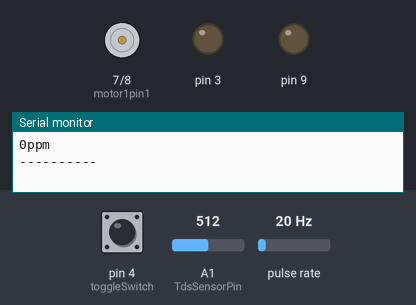
Bench run of a sketch on a simulated Arduino Uno, built with avr-gcc and run on an emulated ATmega328P. Parts: motor-driver pin pairs drawn as motors (green arrow = first pin HIGH = forward, orange = second pin HIGH = backward, longer = more drive), output pins drawn as LEDs (lit = HIGH), the last lines printed to the serial monitor. Wiring (inferred from the names in the program): pulse sensor: data pin 2. Inputs (shaded band) come from the test bench; at power-on: pin 4 (toggleSwitch) HIGH, A1 (TdsSensorPin) = 512, pulse rate 20 Hz. EEPROM starts erased.

Above: at 1.2 s.
1.3 s: pin 4 (toggleSwitch) pulled LOW for 3.2 s
At 6.3 s:
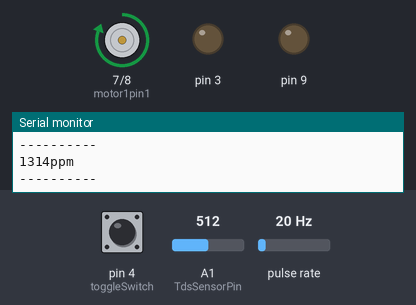
Timing chart, 0 to 58.3 s (numbered marks = the images above; inputs shaded):
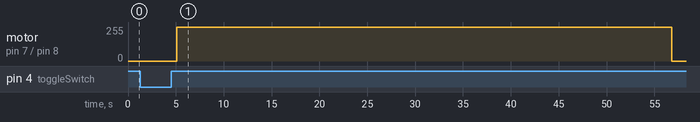

Measured:
- after the input at 1.3 s, motor on pin 7 (motor1pin1) / pin 8 (motor1pin2): stopped → forward 255/255 after 3.8 s, → stopped 51.8 s later

The sketch:

FrugalMasterCode.ino
```cpp
// Motor/Pump Pins
int motor1pin1 = 7; int motor1pin2 = 8;

// UV Pins
int UVpin1 = 6; int UVpin2 = 5;

// Flowmeter pins
//#include "flowmeter.h"
int flowPin = 2;    //This is the input pin on the Arduino
double flowRate;    //This is the value we intend to calculate.
volatile int count;

//Switch
#include <ezButton.h>

ezButton toggleSwitch(4);  // create ezButton object that attach to pin 7;

// TDS setup
#include <EEPROM.h>
#include "GravityTDS.h"
#define TdsSensorPin A1 //Analog 1
GravityTDS gravityTds;

//PI Constants
double kp = 1.5;
double ki = 0.1;
double kd = 1.9;

//PI Constant
double setPoint = 2;

unsigned long currentTime, previousTime;
double elapsedTime, startTime, error, cumError, lastError, input, out, rateError;

float temperature = 25, tdsValue = 0;

//Bluetooth
#include <Wire.h>

#define DEBUG 1

// Library for virtual serial ports over normal pins
#include <SoftwareSerial.h>

SoftwareSerial bluetooth(13, 12); //(rx, tx)

bool doUpdateStatus = false;


int x = 0;

//Loop Variables
int Res1 = 0; int Res2 = 0; //Reservoir Logic Gates
//Init to 0; Not touching

int Speed = 0;//Pump Speed
//Init Pump Speed to 0
//Max without membrane 3 m/s 255 ENA
//Min without membrane 1 m/s 100 ENA

double flowR; //Flowrate
int tdsVal; //TDS Value

// used to update every second
static unsigned long lastRefreshTime = millis();

void setup() {
  // Motor Code
  pinMode(motor1pin1, OUTPUT);
  pinMode(motor1pin2, OUTPUT);
  pinMode(3, OUTPUT);

  //UV Light
  pinMode(9, OUTPUT);

  // TDS Sensor
  gravityTds.setPin(TdsSensorPin);
  gravityTds.setAref(5.0);  //reference voltage on ADC, default 5.0V on Arduino UNO
  gravityTds.setAdcRange(1024);  //1024 for 10bit ADC;4096 for 12bit ADC
  gravityTds.begin();  //initialization

  //Flowmeter
  pinMode(flowPin, INPUT);           //Sets the pin as an input
  attachInterrupt(0, Time, RISING);

  Serial.begin(9600);
  bluetooth.begin(9600);

  bluetooth.write('t');
  bluetooth.write("hello");

  //Switch
  toggleSwitch.setDebounceTime(50); // set debounce time to 50 milliseconds
}

//Program Loop and Logic

void loop() {
  toggleSwitch.loop();
  int state = toggleSwitch.getState();
  flowR = sensorRead();

  //Reservoir Case Structures
  if (state == HIGH) {
    pump_off();
    //serial.write("Filling Up Water...");
    //serial.println();
    UV_off;
    delay(1000);
  }

  else {
    flowR = sensorRead();
    pump_on(Speed);
    UV_off();
    //Pump PI Control
    for (int i = 0; i <= 50; i++) {
      startTime = millis() / 1000;
      Speed = Speed + (computePI(flowRate) / 0.028); //Linearization of Speed Range for Pump (Slope: 0.096)
      //serial.println(Speed);
      if (Speed >= 255) {
        pump_off();
        //serial.write("Replace Micron Filter");
        //serial.println();
        delay(30000);
        Speed = 0;
      }
      else if (Speed < 0) {
        Speed = 80;
      }
      pump_on(Speed);
      delay(1000);
      flowR = sensorRead();
    }
    //serial.write("System Active");
    //serial.println();
    //serial.print(Speed);
    pump_off();
    //serial.write("Stop Pouring Water!");
    //serial.println();
    delay(1000);
    for (int i = 0; i <= 5; i++) { //Pump off and wait 5 seconds for system to settle
      flowR = sensorRead();
      delay(1000);
    }
    UV_on();
    //serial.write("UV Filtering, Please Wait");
    for (int i = 0; i <= 200; i++) { //UV Filter on for 200 seconds
      delay(1000);
    }
    UV_off();
    //serial.write("Ready to Drink");
  }
}

//Function Definitions
void Time()
{
  count++; //Every time this function is called, increment "count" by 1
}

void pump_on(int speed) {
  //Controlling speed (150 < Speed < 255)
  analogWrite(3, speed); //ENB pin
  digitalWrite(motor1pin1, HIGH);
  digitalWrite(motor1pin2, LOW);
}

void pump_off() {
  analogWrite(3, 0); //ENB pin
  digitalWrite(motor1pin1, LOW);
  digitalWrite(motor1pin2, LOW);
}

void UV_on() {
  // UV (High/Low)
  analogWrite(9, 125); //ENA pin
  digitalWrite(UVpin1, HIGH);
  digitalWrite(UVpin2, LOW);
}

void UV_off() {
  analogWrite(9, 0); //ENA pin
  digitalWrite(UVpin1, LOW);
  digitalWrite(UVpin2, LOW);
}

int Flowmeter() {
  //Flowmeter

  //Controlling spin direction of motors:
  count = 0;      // Reset the counter so we start counting from 0 again
  interrupts();   //Enables interrupts on the Arduino
  delay (1000);   //Wait 1 second
  noInterrupts(); //Disable the interrupts on the Arduino

  //Start the math
  flowRate = (count * 2.25); //Take counted pulses in the last second and multiply by 2.25mL
  flowRate = flowRate / 1000;   //Convert mL to Liters, giving you Liters / Minute
  flowRate = flowRate / 0.03167; //convert to m/s

  //Serial Print Readings
  //serial.print(flowRate); //Plot Var
  //serial.write(" m/sec");
  //serial.println();
  return flowRate;
}

int TDS() {
  //TDS Sensor
  gravityTds.setTemperature(temperature);  // set the temperature and execute temperature compensation
  gravityTds.update();  //sample and calculate
  int tdsValue = gravityTds.getTdsValue();  // then get the value
  Serial.print(tdsVal); //Plot Var
  Serial.write("ppm");
  Serial.println();
  return tdsValue;
}

int sensorRead() {
  //Sensor Readings
  flowR = Flowmeter();
  tdsVal = TDS();

  Serial.write("----------");
  Serial.println();

  sendData();
}

int computePI(double inp) {

  currentTime = (millis() / 1000) - startTime; //get current time
  elapsedTime = (double)(currentTime - previousTime);  //compute time elapsed from previous computation

  error = setPoint - inp;  // determine error
  cumError += error * elapsedTime;  // compute integral
  rateError = (error - lastError)/elapsedTime;
  out = (kp * error) + (ki * cumError) + (kd*rateError); //PI output
  //Serial.write("Error");
  //Serial.println(error);
  //Serial.write("CError");
  //Serial.println(cumError);
  lastError = error;   //remember current error
  previousTime = currentTime;  //remember current time
  //serial.write("Out");
  //serial.println(out);

  return out;  //have function return the PI output
}

void sendData()
{
  // ORIGINAL CODE: keep it the same until I understand how exactly it works
  //  Every update there are temperatures and water pH level sent coded into binary form of:
  //  't',
  //  integer part of value in Celcius of first termometer,
  //  fractional part of value in Celcius of first termometer,
  //  integer part of value in Celcius of second termometer,
  //  fractional part of value in Celcius of second termometer,
  //  'w'
  //  integer value of water pH level,
  //  fractional part of water pH level.

  bluetooth.write('t');

  bluetooth.write(static_cast<byte>(static_cast<int>(tdsVal)));
  bluetooth.write(static_cast<byte>(static_cast<int>((tdsVal - static_cast<int>(tdsVal)) * 100)));

  bluetooth.write(static_cast<byte>(static_cast<int>(flowR)));
  bluetooth.write(static_cast<byte>(static_cast<int>((flowR - static_cast<int>(flowR)) * 100)));

  bluetooth.write('w');
  bluetooth.write(static_cast<byte>(static_cast<int>(10)));
  bluetooth.write(static_cast<byte>(static_cast<int>((10 - static_cast<int>(10)) * 100)));

}
```

GravityTDS.h
```cpp
// (licence header left out)
#ifndef GRAVITY_TDS_H
#define GRAVITY_TDS_H

#include "Arduino.h"

#define ReceivedBufferLength 15
#define TdsFactor 0.5  // tds = ec / 2

class GravityTDS
{
public:
    GravityTDS();
    ~GravityTDS();

    void begin();  //initialization
    void update(); //read and calculate
    void setPin(int pin);
    void setTemperature(float temp);  //set the temperature and execute temperature compensation
    void setAref(float value);  //reference voltage on ADC, default 5.0V on Arduino UNO
    void setAdcRange(float range);  //1024 for 10bit ADC;4096 for 12bit ADC
    void setKvalueAddress(int address); //set the EEPROM address to store the k value,default address:0x08
    float getKvalue();
    float getTdsValue();
    float getEcValue();

private:
    int pin;
    float aref;  // default 5.0V on Arduino UNO
    float adcRange;
    float temperature;
    int kValueAddress;     //the address of the K value stored in the EEPROM
    char cmdReceivedBuffer[ReceivedBufferLength+1];   // store the serial cmd from the serial monitor
    byte cmdReceivedBufferIndex;

    float kValue;      // k value of the probe,you can calibrate in buffer solution ,such as 706.5ppm(1413us/cm)@25^C
    float analogValue;
    float voltage;
    float ecValue; //before temperature compensation
    float ecValue25; //after temperature compensation
    float tdsValue;

    void readKValues();
    boolean cmdSerialDataAvailable();
    byte cmdParse();
    void ecCalibration(byte mode);
};

#endif
```
